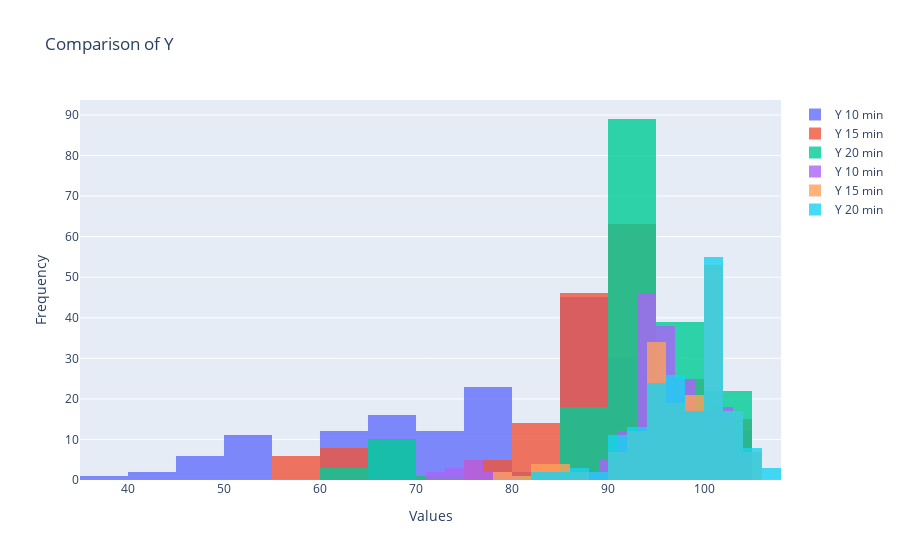
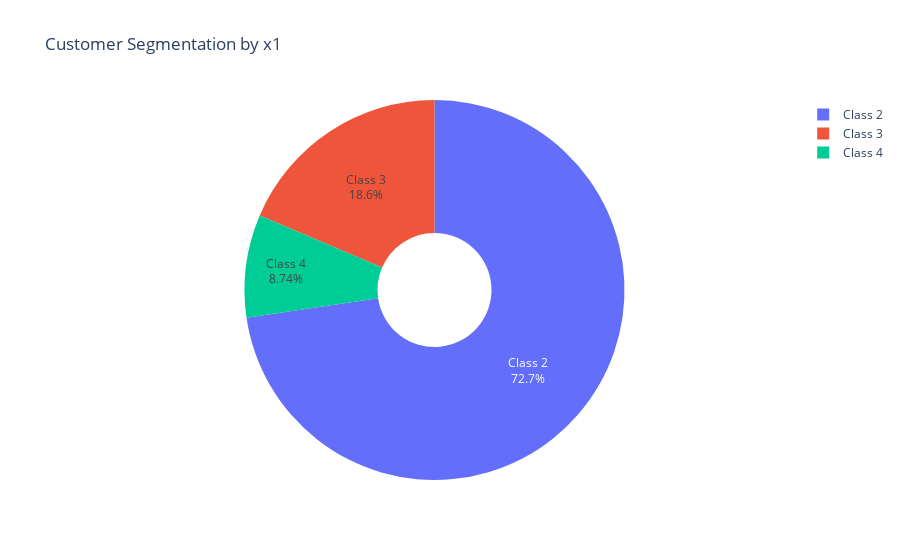
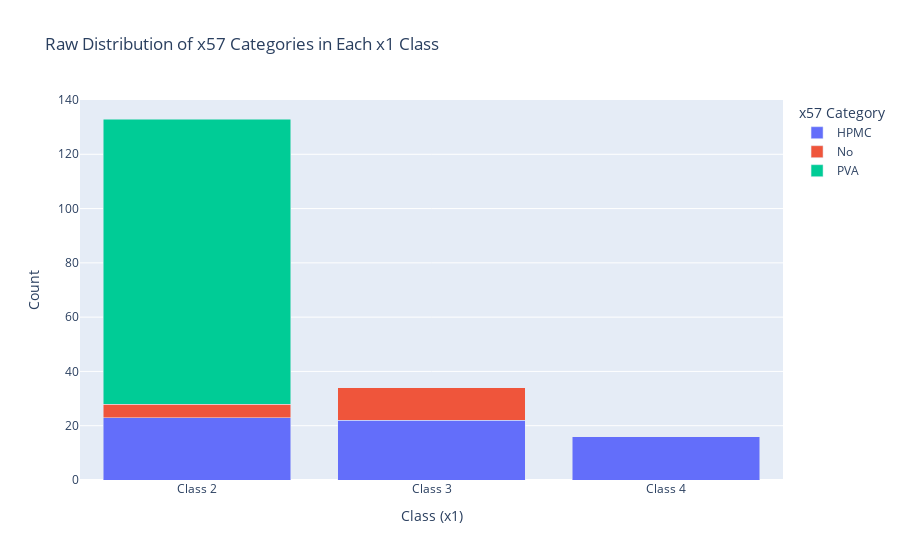

Notebook cell for these charts, in order:
### Code cell
import plotly.graph_objects as go
import pandas as pd
import plotly.express as px

# Create overlapping histograms for Y 10 min, Y 15 min, and Y 20 min
fig_multi_hist = go.Figure()
fig_multi_hist.add_trace(go.Histogram(x=df['Y 10 min'], name='Y 10 min', opacity=0.8))
fig_multi_hist.add_trace(go.Histogram(x=df['Y 15 min'], name='Y 15 min', opacity=0.8))
fig_multi_hist.add_trace(go.Histogram(x=df['Y 20 min'], name='Y 20 min', opacity=0.8))
fig_multi_hist.add_trace(go.Histogram(x=df['Y 30 min'], name='Y 10 min', opacity=0.8))
fig_multi_hist.add_trace(go.Histogram(x=df['Y 45 min'], name='Y 15 min', opacity=0.8))
fig_multi_hist.add_trace(go.Histogram(x=df['Y 60 min'], name='Y 20 min', opacity=0.8))



# Update layout for better readability
fig_multi_hist.update_layout(
    title='Comparison of Y',
    xaxis_title='Values',
    yaxis_title='Frequency',
    barmode='overlay',  # Overlap the histograms
    template='plotly'
)

# Show the plot
fig_multi_hist.show()



# Pie chart for customer segmentation by 'x1'
fig_pie = px.pie(
    df, 
    names='x1', 
    title='Customer Segmentation by x1',
    hole=0.3,  # Makes it a donut chart
    template='plotly',
    labels={'x1': 'Segment'}
)
fig_pie.update_traces(textinfo='percent+label')
fig_pie.show()

# Group by x1 and x57, calculate the count
category_distribution = df.groupby(['x1', 'x57']).size().reset_index(name='Count')

# Stacked bar chart with raw counts
fig = px.bar(
    category_distribution, 
    x='x1', 
    y='Count', 
    color='x57',
    title='Raw Distribution of x57 Categories in Each x1 Class',
    labels={'x1': 'Class (x1)', 'x57': 'x57 Category'},
    barmode='stack'
)
fig.show()

### Figure 1 — Plotly figure (JSON) as saved in the notebook; plotly's stock layout.template omitted (floating-point values rounded to 4 significant figures; data arrays with more than 128 entries replaced by an {"elided": "..."} marker saying what was removed)
{"data": [{"name": "Y 10 min", "opacity": 0.8, "type": "histogram", "x": {"elided": "183 float values"}}, {"name": "Y 15 min", "opacity": 0.8, "type": "histogram", "x": {"elided": "183 float values"}}, {"name": "Y 20 min", "opacity": 0.8, "type": "histogram", "x": {"elided": "183 float values"}}, {"name": "Y 10 min", "opacity": 0.8, "type": "histogram", "x": {"elided": "183 float values"}}, {"name": "Y 15 min", "opacity": 0.8, "type": "histogram", "x": {"elided": "183 float values"}}, {"name": "Y 20 min", "opacity": 0.8, "type": "histogram", "x": {"elided": "183 float values"}}], "layout": {"barmode": "overlay", "title": {"text": "Comparison of Y"}, "xaxis": {"title": {"text": "Values"}}, "yaxis": {"title": {"text": "Frequency"}}}}

### Figure 2 — Plotly figure (JSON) as saved in the notebook; plotly's stock layout.template omitted (floating-point values rounded to 4 significant figures; data arrays with more than 128 entries replaced by an {"elided": "..."} marker saying what was removed)
{"data": [{"domain": {"x": [0, 1], "y": [0, 1]}, "hole": 0.3, "hovertemplate": "Segment=%{label}<extra></extra>", "labels": {"elided": "183 str values"}, "legendgroup": "", "name": "", "showlegend": true, "textinfo": "percent+label", "type": "pie"}], "layout": {"legend": {"tracegroupgap": 0}, "title": {"text": "Customer Segmentation by x1"}}}

### Figure 3 — Plotly figure (JSON) as saved in the notebook; plotly's stock layout.template omitted (floating-point values rounded to 4 significant figures)
{"data": [{"hovertemplate": "x57 Category=HPMC<br>Class (x1)=%{x}<br>Count=%{y}<extra></extra>", "legendgroup": "HPMC", "marker": {"color": "#636efa", "pattern": {"shape": ""}}, "name": "HPMC", "orientation": "v", "showlegend": true, "textposition": "auto", "type": "bar", "x": ["Class 2", "Class 3", "Class 4"], "xaxis": "x", "y": [23, 22, 16], "yaxis": "y"}, {"hovertemplate": "x57 Category=No<br>Class (x1)=%{x}<br>Count=%{y}<extra></extra>", "legendgroup": "No", "marker": {"color": "#EF553B", "pattern": {"shape": ""}}, "name": "No", "orientation": "v", "showlegend": true, "textposition": "auto", "type": "bar", "x": ["Class 2", "Class 3"], "xaxis": "x", "y": [5, 12], "yaxis": "y"}, {"hovertemplate": "x57 Category=PVA<br>Class (x1)=%{x}<br>Count=%{y}<extra></extra>", "legendgroup": "PVA", "marker": {"color": "#00cc96", "pattern": {"shape": ""}}, "name": "PVA", "orientation": "v", "showlegend": true, "textposition": "auto", "type": "bar", "x": ["Class 2"], "xaxis": "x", "y": [105], "yaxis": "y"}], "layout": {"barmode": "stack", "legend": {"title": {"text": "x57 Category"}, "tracegroupgap": 0}, "title": {"text": "Raw Distribution of x57 Categories in Each x1 Class"}, "xaxis": {"anchor": "y", "domain": [0, 1], "title": {"text": "Class (x1)"}}, "yaxis": {"anchor": "x", "domain": [0, 1], "title": {"text": "Count"}}}}
